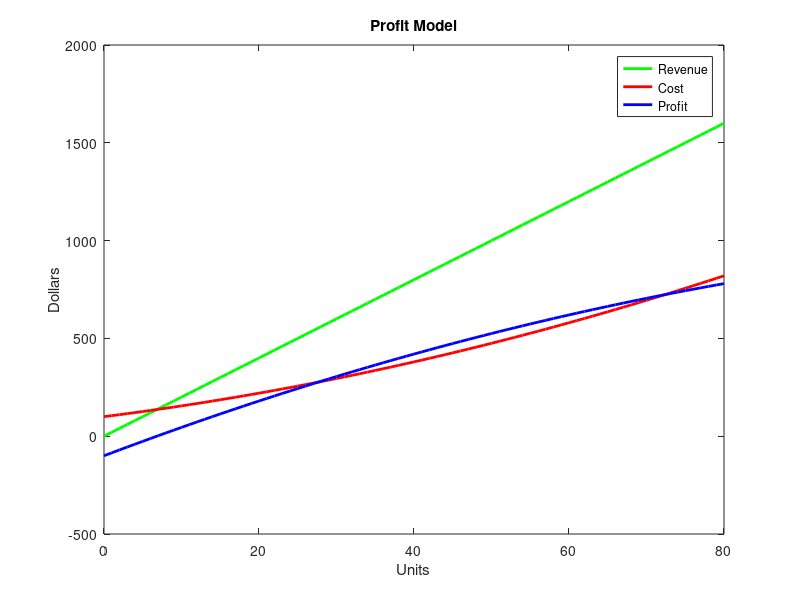

Reproduce this figure in MATLAB.
% Written by Ben Champagne 3/31/2026

%% Project 6: Profit vs Production

clc; % clears command window
clear; % removes all variables from workspace
close all; % closes all open figure windows

%% Parameters
p = 20; % sets price per unit
a = 0.05; % sets quadratic cost coefficient (increasing cost)
b = 5; % sets linear cost coefficient (per-unit cost)
c = 100; % sets fixed cost independent of production

%% Compute values
x = 0:1:80; % creates vector of production values from 0 to 80
R = p * x; % computes revenue as price times units for each x
C = a*x.^2 + b*x + c; % computes cost using quadratic model element-wise over x
P = R - C; % computes profit as revenue minus cost for each x

%% Plot
figure; % creates a new figure window
plot(x, R, 'g', 'LineWidth', 2); % plots revenue vs x as a green line
hold on; % keeps current plot so additional lines are added
plot(x, C, 'r', 'LineWidth', 2); % plots cost vs x as a red line
plot(x, P, 'b', 'LineWidth', 2); % plots profit vs x as a blue line
legend('Revenue', 'Cost', 'Profit'); % labels each plotted line
title('Profit Model'); % sets title of the plot
xlabel('Units'); % labels x-axis as units produced
ylabel('Dollars'); % labels y-axis as dollar values

%% Max profit
[maxProfit, idx] = max(P); % finds maximum profit value and its index in P
best_x = x(idx); % finds production level corresponding to max profit using index

fprintf('Max profit of %.2f occurs at x = %d units\n', maxProfit, best_x); % prints formatted max profit and production level

%% Break-even points
break_even = x(abs(P) < 5); % finds x values where profit is approximately zero within tolerance of 5
fprintf('Approximate break-even points:\n'); % prints header for break-even values
disp(break_even); % displays the break-even production values
